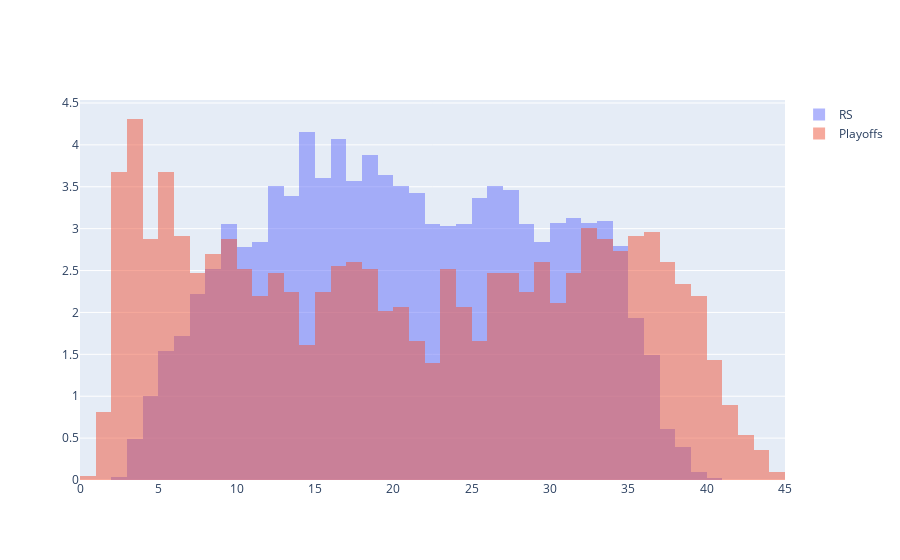

Source (notebook cell):
### Code cell
#rotation of bench and starter minutes in playoff vs regular season. 
fig = go.Figure()
fig.add_trace(go.Histogram(x=hist_data(regular_df,50,5), histnorm='percent', name='RS',
                           xbins={'start':0,'end':45,'size':1}))
fig.add_trace(go.Histogram(x=hist_data(playoffs_df,5,1), histnorm='percent',
                           name='Playoffs', xbins={'start':0,'end':46,'size':1}))
fig.update_layout(barmode='overlay')
fig.update_traces(opacity=0.5)
fig.show()

### Figure 1 — Plotly figure (JSON) as saved in the notebook; plotly's stock layout.template omitted (floating-point values rounded to 4 significant figures; data arrays with more than 128 entries replaced by an {"elided": "..."} marker saying what was removed)
{"data": [{"histnorm": "percent", "name": "RS", "opacity": 0.5, "type": "histogram", "x": {"elided": "5079 float values"}, "xbins": {"end": 45, "size": 1, "start": 0}}, {"histnorm": "percent", "name": "Playoffs", "opacity": 0.5, "type": "histogram", "x": {"elided": "2228 float values"}, "xbins": {"end": 46, "size": 1, "start": 0}}], "layout": {"barmode": "overlay"}}
